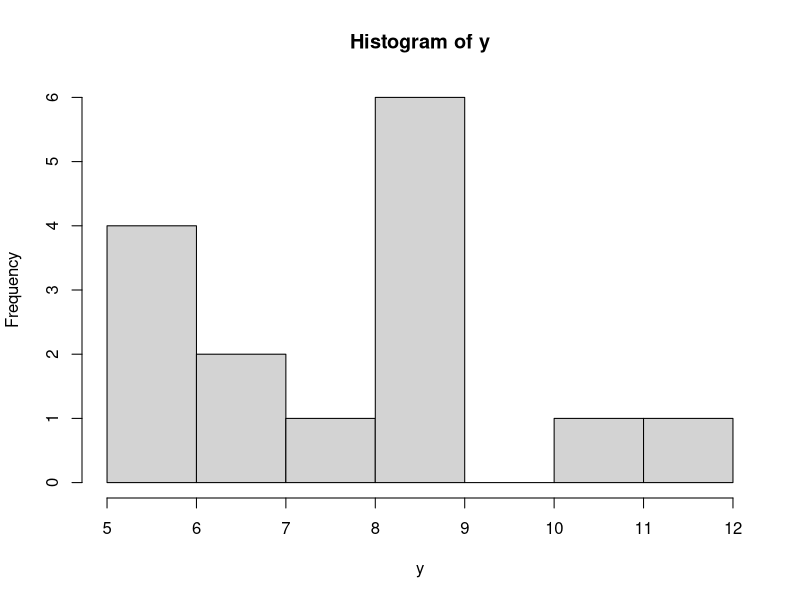
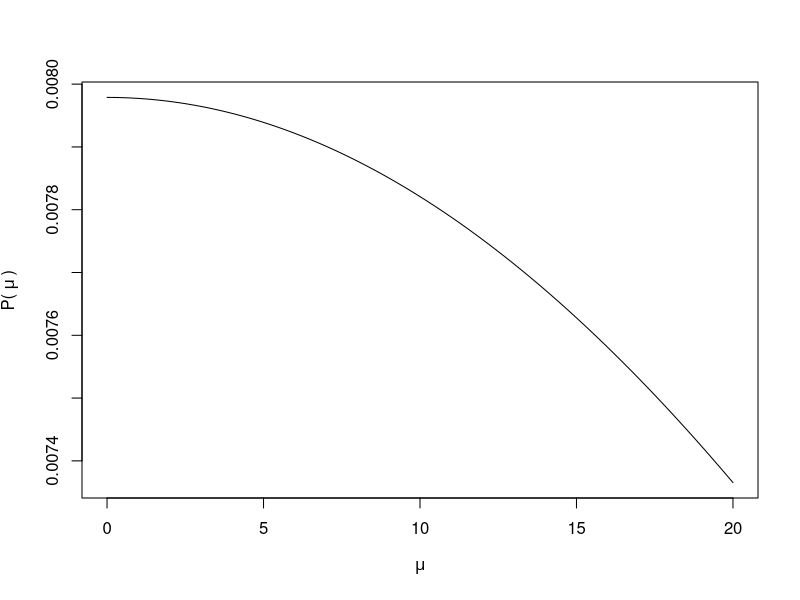
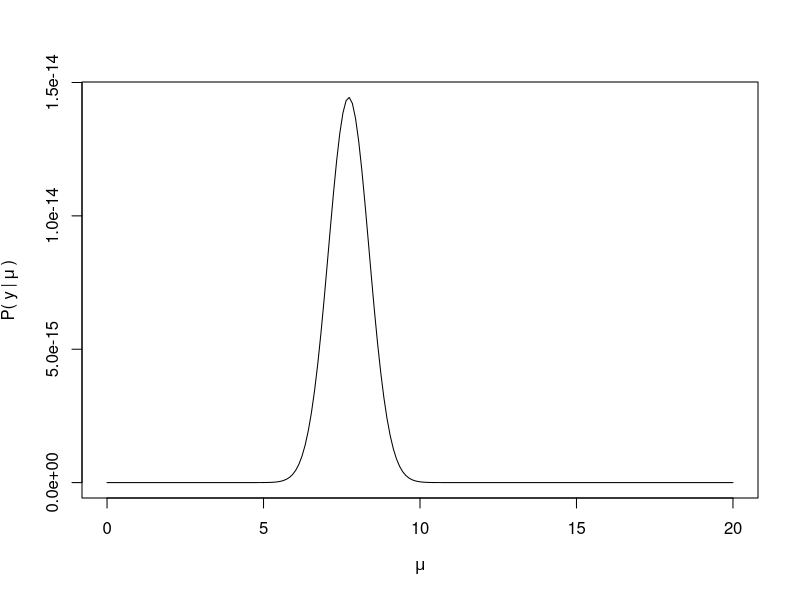
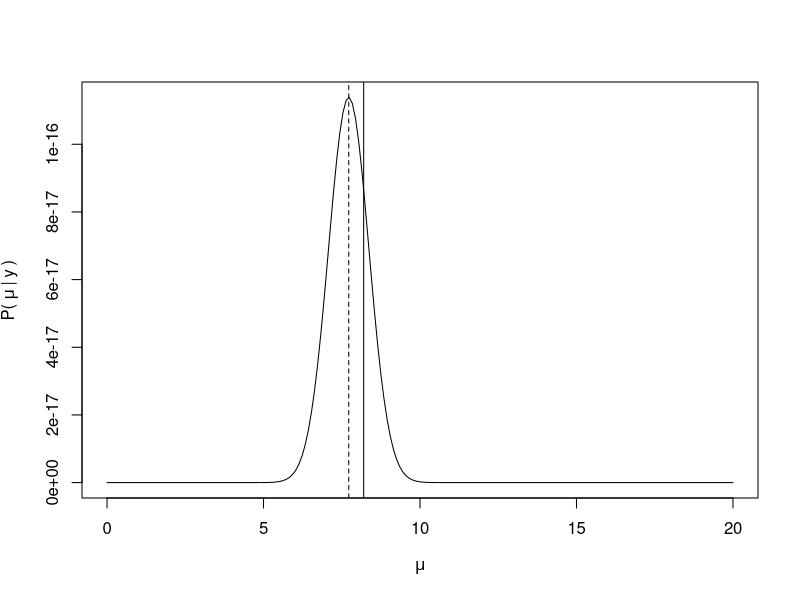
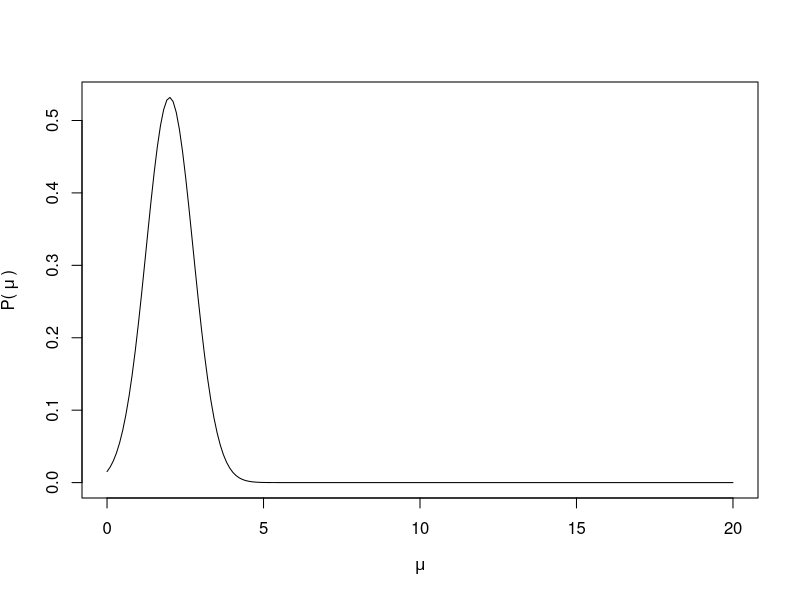
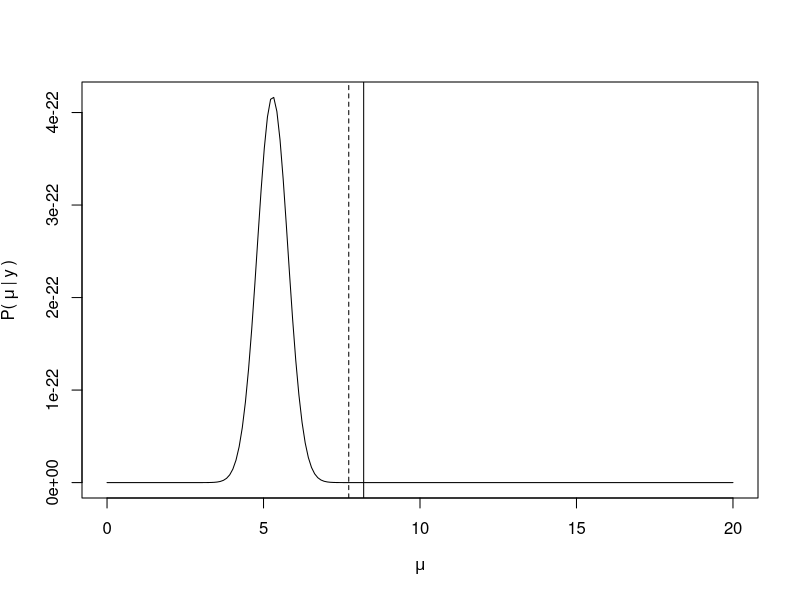

The R script that drew these images, in order:
## ---- chunk 1
set.seed(3)
n_obs = 15
mu_known = 8.2
sigma_fixed = 2.5
y = rnorm(n_obs, mean = mu_known, sd = sigma_fixed)

hist(y)
## ---- chunk 2
mean(y)
## ---- chunk 3
mu_guess = seq(0, 20, length.out = 200)
# Prior prob distribution
mu_prior = dnorm(mu_guess, 0, 50, log = TRUE)

plot(exp(mu_prior) ~ mu_guess,
     type = "l",
     xlab = expression(mu),
     ylab = expression("P("~mu~")"))
## ---- chunk 4
mu_likelihood = function(this_mu, data){
    
    log_lhood = 
        sum(
            dnorm(data, 
                  mean = this_mu,
                  sd = sigma_fixed,
                  log = TRUE)
        )
    return(log_lhood)
}
## ---- chunk 5
# Store the likelihoods:
mu_lhood = NULL
for(i in 1:length(mu_guess)){
    mu_lhood[i] = mu_likelihood(mu_guess[i], y)
}

# Plot on ln scale:
plot(exp(mu_lhood) ~ mu_guess,
     type = "l",
     xlab = expression(mu),
     ylab = expression("P("~y~"|"~mu~")"))
## ---- chunk 6
mu_posterior = mu_prior + mu_lhood

plot(exp(mu_posterior) ~ mu_guess,
     type = "l",
     xlab = expression(mu),
     ylab = expression("P("~mu~"|"~y~")"))
abline(v = mu_known, lty = 1)
abline(v = mean(y), lty = 2)
## ---- chunk 7
# Prior prob distribution
mu_prior = dnorm(mu_guess, 2, 0.75, log = TRUE)

plot(exp(mu_prior) ~ mu_guess,
     type = "l",
     xlab = expression(mu),
     ylab = expression("P("~mu~")"))

mu_posterior = mu_prior + mu_lhood

plot(exp(mu_posterior) ~ mu_guess,
     type = "l",
     xlab = expression(mu),
     ylab = expression("P("~mu~"|"~y~")"))
abline(v = mu_known, lty = 1)
abline(v = mean(y), lty = 2)
